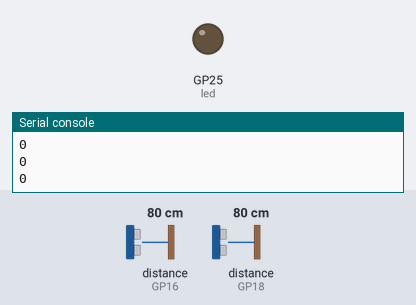
Simulated run of this program. Board: Raspberry Pi Pico running CircuitPython. On the bench: output pins drawn as LEDs (lit = HIGH), the last lines printed to the serial console. The test bench sets the inputs (shaded band); at power-on: distance to the obstacle (sensors on GP16, GP18) 80 cm. The echo pulse lasts 58.3 µs per cm; MIDI messages are not drawn.

Above: at 1.2 s.
1.3 s: distance to the obstacle (sensor on GP16) set to 14 cm
2.8 s: distance to the obstacle (sensor on GP16) set to 11 cm
At 3.7 s:
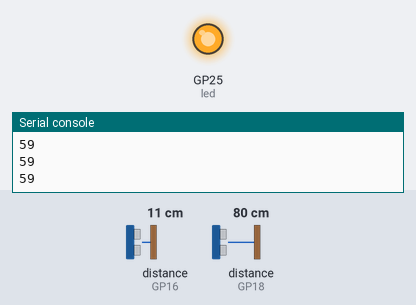
4.3 s: distance to the obstacle (sensor on GP16) set to 18 cm
At 4.8 s:
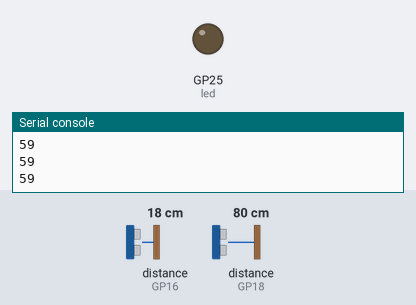
5.8 s: distance to the obstacle (sensor on GP16) set to 2 cm
At 6.6 s:
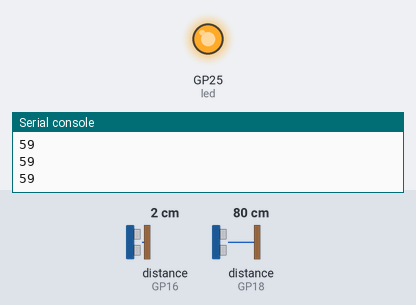
Timing chart, 0 to 8.3 s (numbered marks = the images above; inputs shaded):
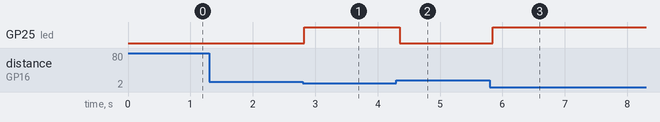

The program:

Basic_Ultrasonic_MIDI_over_USB.py
```python
"""
prototype code using two ultrasonic sensors to send MIDI signals
For usage on RPi Pico @JeremySCook 12/28/2022

Builtin LED goes high when distance is under 12 cm
Works with VBUS or VSYS ~5VDC on Raspberry Pi Pico

SoopaDoopa Update 2023-11-18: Repeated calls to adafruit_hcsr04 within the loop was causing the code to fail on recent versions of CircuitPython on Pi Pico W.
Modified to code only get the distance of each HC-SR04 ultrasonic sensors only once per loop, storing the results in variables.

"""

import time
import board
import usb_midi
import adafruit_midi
import adafruit_hcsr04
import digitalio

from adafruit_midi.note_on import NoteOn
from adafruit_midi.note_off import NoteOff
from adafruit_midi.pitch_bend import PitchBend
from adafruit_midi.control_change import ControlChange

sonar1 = adafruit_hcsr04.HCSR04(trigger_pin=board.GP17, echo_pin=board.GP16)
sonar2 = adafruit_hcsr04.HCSR04(trigger_pin=board.GP19, echo_pin=board.GP18)

led = digitalio.DigitalInOut(board.LED)
led.direction = digitalio.Direction.OUTPUT

midi = adafruit_midi.MIDI(midi_out=usb_midi.ports[1], out_channel=0)
key_on = 0
distance_note = 0
current_note = 0
midi.send(ControlChange(64, 0))  # sustain CC - e.g. 0 = off, 127 = on

while True:
    try:
        print(current_note)

        sonar1Distance = sonar1.distance
        sonar2Distance = sonar2.distance

        #print(int(sonar1.distance))
        if sonar1Distance < 12 and led.value == 0:
            current_note = int(sonar2Distance/4) + 40
            midi.send(NoteOn(current_note, 120))  # G sharp 2nd octave (1 per Garageband), 44th key on piano - velocity = 120
            key_on = 1
            led.value = 1

        # midi.send(NoteOff(44, 120))
        elif sonar1Distance >= 12 and key_on == 1: # Add a dead zone?
            midi.send(NoteOff(current_note, 120))
            key_on = 0
            led.value = 0
    except RuntimeError:
        print("Retrying sonar1!")
    time.sleep(0.05)
```

Measured:
- the behaviour switches between 13 and 12 cm on distance to the obstacle (sensor on GP16) (found by bisection; images 0 and 1)
- after the input at 2.8 s, GP25 (led): LOW → HIGH at once
- after the input at 4.3 s, GP25 (led): HIGH → LOW after 0.06 s
- after the input at 5.8 s, GP25 (led): LOW → HIGH at once
